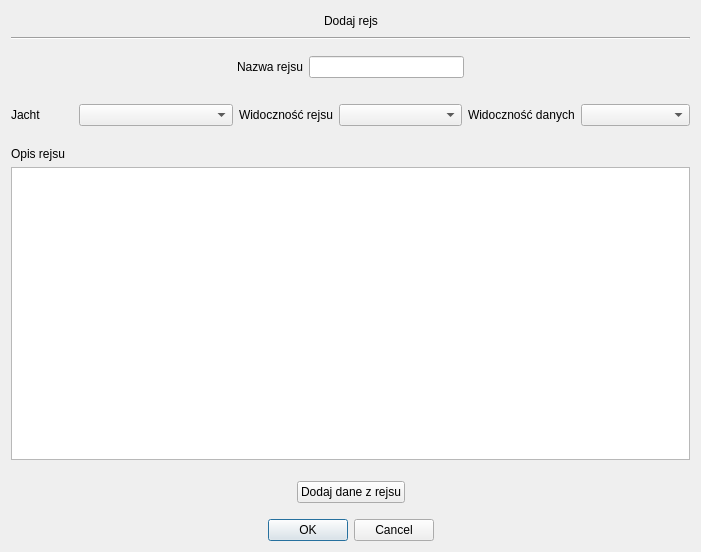
<?xml version="1.0" encoding="UTF-8"?>
<ui version="4.0">
 <class>TripAddWindow</class>
 <widget class="QDialog" name="TripAddWindow">
  <property name="geometry">
   <rect>
    <x>0</x>
    <y>0</y>
    <width>701</width>
    <height>552</height>
   </rect>
  </property>
  <property name="windowTitle">
   <string>Dialog</string>
  </property>
  <layout class="QGridLayout" name="gridLayout">
   <item row="0" column="0">
    <layout class="QVBoxLayout" name="verticalLayout">
     <item>
      <layout class="QHBoxLayout" name="horizontalLayout_2">
       <item>
        <spacer name="horizontalSpacer_3">
         <property name="orientation">
          <enum>Qt::Orientation::Horizontal</enum>
         </property>
         <property name="sizeHint" stdset="0">
          <size>
           <width>40</width>
           <height>20</height>
          </size>
         </property>
        </spacer>
       </item>
       <item>
        <widget class="QLabel" name="label">
         <property name="text">
          <string>Dodaj rejs</string>
         </property>
        </widget>
       </item>
       <item>
        <spacer name="horizontalSpacer_4">
         <property name="orientation">
          <enum>Qt::Orientation::Horizontal</enum>
         </property>
         <property name="sizeHint" stdset="0">
          <size>
           <width>40</width>
           <height>20</height>
          </size>
         </property>
        </spacer>
       </item>
      </layout>
     </item>
     <item>
      <widget class="Line" name="line">
       <property name="orientation">
        <enum>Qt::Orientation::Horizontal</enum>
       </property>
      </widget>
     </item>
    </layout>
   </item>
   <item row="1" column="0">
    <layout class="QHBoxLayout" name="horizontalLayout_9">
     <property name="topMargin">
      <number>10</number>
     </property>
     <property name="bottomMargin">
      <number>10</number>
     </property>
     <item>
      <spacer name="horizontalSpacer_7">
       <property name="orientation">
        <enum>Qt::Orientation::Horizontal</enum>
       </property>
       <property name="sizeHint" stdset="0">
        <size>
         <width>40</width>
         <height>20</height>
        </size>
       </property>
      </spacer>
     </item>
     <item>
      <layout class="QHBoxLayout" name="horizontalLayout_6">
       <item>
        <widget class="QLabel" name="label_2">
         <property name="text">
          <string>Nazwa rejsu</string>
         </property>
        </widget>
       </item>
       <item>
        <widget class="QLineEdit" name="TripNameText"/>
       </item>
      </layout>
     </item>
     <item>
      <spacer name="horizontalSpacer_8">
       <property name="orientation">
        <enum>Qt::Orientation::Horizontal</enum>
       </property>
       <property name="sizeHint" stdset="0">
        <size>
         <width>40</width>
         <height>20</height>
        </size>
       </property>
      </spacer>
     </item>
    </layout>
   </item>
   <item row="2" column="0">
    <layout class="QHBoxLayout" name="horizontalLayout_8">
     <property name="topMargin">
      <number>10</number>
     </property>
     <property name="bottomMargin">
      <number>10</number>
     </property>
     <item>
      <layout class="QHBoxLayout" name="horizontalLayout_5" stretch="2,5">
       <item>
        <widget class="QLabel" name="label_3">
         <property name="text">
          <string>Jacht</string>
         </property>
        </widget>
       </item>
       <item>
        <widget class="QComboBox" name="YachtComboBOx"/>
       </item>
      </layout>
     </item>
     <item>
      <layout class="QHBoxLayout" name="horizontalLayout_3" stretch="2,5">
       <item>
        <widget class="QLabel" name="label_5">
         <property name="text">
          <string>Widoczność rejsu</string>
         </property>
        </widget>
       </item>
       <item>
        <widget class="QComboBox" name="VisibilityComboBox"/>
       </item>
      </layout>
     </item>
     <item>
      <layout class="QHBoxLayout" name="horizontalLayout_4" stretch="2,5">
       <item>
        <widget class="QLabel" name="label_6">
         <property name="text">
          <string>Widoczność danych</string>
         </property>
        </widget>
       </item>
       <item>
        <widget class="QComboBox" name="DataVisibilityComboBox"/>
       </item>
      </layout>
     </item>
    </layout>
   </item>
   <item row="3" column="0">
    <layout class="QVBoxLayout" name="verticalLayout_2">
     <property name="topMargin">
      <number>5</number>
     </property>
     <property name="bottomMargin">
      <number>5</number>
     </property>
     <item>
      <widget class="QLabel" name="label_4">
       <property name="text">
        <string>Opis rejsu</string>
       </property>
      </widget>
     </item>
     <item>
      <widget class="QTextEdit" name="TripDescriptionText"/>
     </item>
    </layout>
   </item>
   <item row="4" column="0">
    <layout class="QHBoxLayout" name="horizontalLayout_7">
     <property name="topMargin">
      <number>10</number>
     </property>
     <property name="bottomMargin">
      <number>10</number>
     </property>
     <item>
      <spacer name="horizontalSpacer_5">
       <property name="orientation">
        <enum>Qt::Orientation::Horizontal</enum>
       </property>
       <property name="sizeHint" stdset="0">
        <size>
         <width>40</width>
         <height>20</height>
        </size>
       </property>
      </spacer>
     </item>
     <item>
      <widget class="QPushButton" name="pushButton">
       <property name="text">
        <string>Dodaj dane z rejsu</string>
       </property>
      </widget>
     </item>
     <item>
      <spacer name="horizontalSpacer_6">
       <property name="orientation">
        <enum>Qt::Orientation::Horizontal</enum>
       </property>
       <property name="sizeHint" stdset="0">
        <size>
         <width>40</width>
         <height>20</height>
        </size>
       </property>
      </spacer>
     </item>
    </layout>
   </item>
   <item row="5" column="0">
    <layout class="QHBoxLayout" name="horizontalLayout">
     <item>
      <spacer name="horizontalSpacer">
       <property name="orientation">
        <enum>Qt::Orientation::Horizontal</enum>
       </property>
       <property name="sizeHint" stdset="0">
        <size>
         <width>40</width>
         <height>20</height>
        </size>
       </property>
      </spacer>
     </item>
     <item>
      <widget class="QDialogButtonBox" name="buttonBox">
       <property name="sizePolicy">
        <sizepolicy hsizetype="Maximum" vsizetype="Fixed">
         <horstretch>0</horstretch>
         <verstretch>0</verstretch>
        </sizepolicy>
       </property>
       <property name="orientation">
        <enum>Qt::Orientation::Horizontal</enum>
       </property>
       <property name="standardButtons">
        <set>QDialogButtonBox::StandardButton::Cancel|QDialogButtonBox::StandardButton::Ok</set>
       </property>
      </widget>
     </item>
     <item>
      <spacer name="horizontalSpacer_2">
       <property name="orientation">
        <enum>Qt::Orientation::Horizontal</enum>
       </property>
       <property name="sizeHint" stdset="0">
        <size>
         <width>40</width>
         <height>20</height>
        </size>
       </property>
      </spacer>
     </item>
    </layout>
   </item>
  </layout>
 </widget>
 <resources/>
 <connections>
  <connection>
   <sender>buttonBox</sender>
   <signal>accepted()</signal>
   <receiver>TripAddWindow</receiver>
   <slot>accept()</slot>
   <hints>
    <hint type="sourcelabel">
     <x>248</x>
     <y>254</y>
    </hint>
    <hint type="destinationlabel">
     <x>157</x>
     <y>274</y>
    </hint>
   </hints>
  </connection>
  <connection>
   <sender>buttonBox</sender>
   <signal>rejected()</signal>
   <receiver>TripAddWindow</receiver>
   <slot>reject()</slot>
   <hints>
    <hint type="sourcelabel">
     <x>316</x>
     <y>260</y>
    </hint>
    <hint type="destinationlabel">
     <x>286</x>
     <y>274</y>
    </hint>
   </hints>
  </connection>
 </connections>
</ui>
